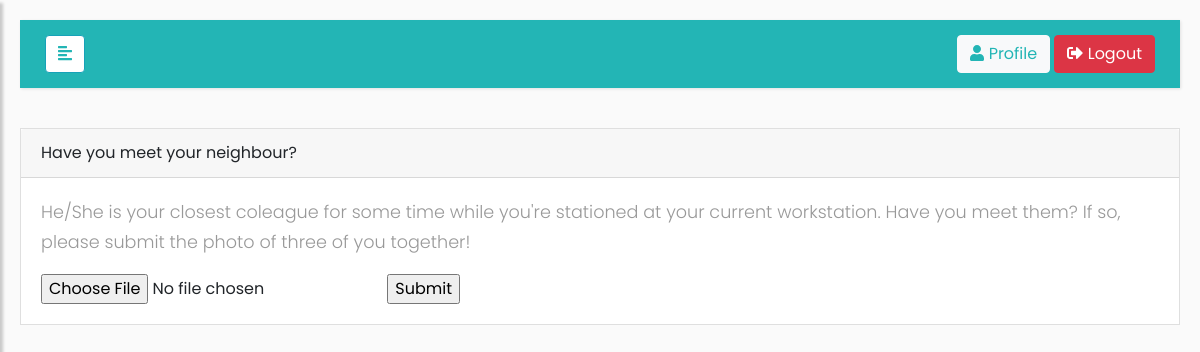
/quest_show.php?id=2 (signed in), run on the app's committed database.
### tables this page shows
create table quest(
	id int auto_increment primary key,
	title varchar (100),
	subtitle varchar (500),
	is_main boolean,
	type varchar(20),
	stage int,
	issued_by int,
	deadline int,
	reward int,
	issued_to int,
	completed boolean default 0,
	FOREIGN key (issued_to) REFERENCES user(id),
	FOREIGN key (issued_by) REFERENCES user(id)
	 
	 
	 
	 
);

### quest_show.php (the view, shortened to what this page needs)
<?php
$id = $_GET['id'];
require('dbcon.php');
$sql = "SELECT * FROM quest where id = '" . $id . "' ";
$result = $conn->query($sql);
if ($result->num_rows == 1) {
	while($row = $result->fetch_assoc()) {
		$quest = $row;
    }
}
?>
<div class="card table-responsive" style="border-radius: 0px !important;">
    <div class="card-header">
        <?php
        echo $quest['title'];
        ?>
    </div>
    <div class="card-body">
    	 <p class="card-text"><?php echo $quest['subtitle']; ?></p>
    	 <form  method="post" action="submit_quest.php" enctype="multipart/form-data" >
				<input id="input-b1" name="fileToUpload" type="file" class="file" data-browse-on-zone-click="true" required>
				<input type="submit" name="submit">
		 </form>
    </div>
</div>

### Style/style3.css (style rules this page uses)
body { font-family: 'Poppins', sans-serif; background: #fafafa; }
p { font-family: 'Poppins', sans-serif; font-size: 1.1em; font-weight: 300; line-height: 1.7em; color: #999; }
a, a:hover, a:focus { color: inherit; text-decoration: none; transition: all 0.3s; }
.navbar { padding: 15px 10px; background: #23b5b5; border: none; border-radius: 0; margin-bottom: 40px; box-shadow: 1px 1px 3px rgba(0, 0, 0, 0.1); }
#content { width: 100%; padding: 20px; min-height: 100vh; transition: all 0.3s; position: absolute; top: 0; right: 0; }
.mainbg { margin: 15px; padding: 0px; background-color: rgba(255,255,255,0.5); }

### data on the page
quest: title "Have you meet your neighbour?", subtitle "He/She is your closest coleague for some time while you're stationed at your current workstation. Have you meet them? If so, please submit the photo of three of you together!"
